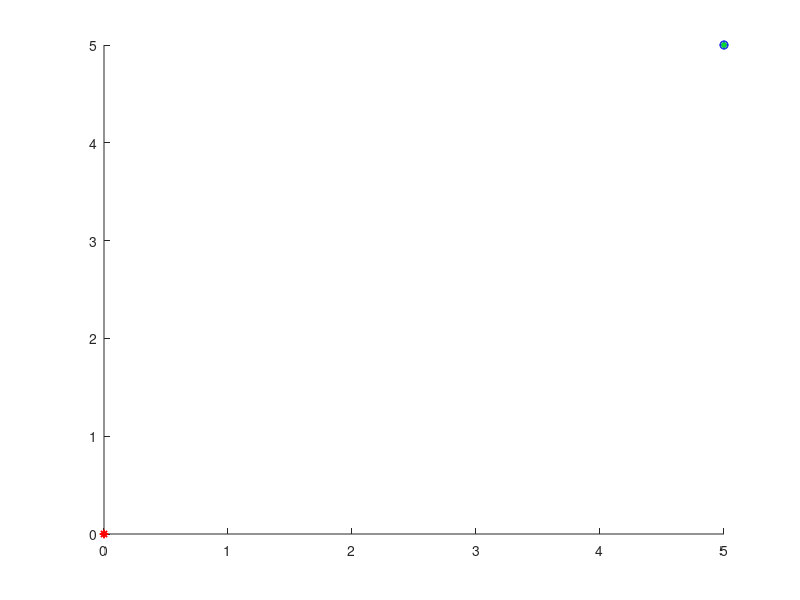

The MATLAB script that drew this image:
%DroneSimulation

%% User Inputs
beginX=input('What is your starting x? \n');
beginY=input('What is your starting y? \n');

endX=input('What is your final x? \n');
endY=input('What is your final y? \n');

pathChoice=input('What path would you like to follow? \n(Click 1 for line)\n');
numberOfIntervals= input('How many intervals would you like to break the path into?\n');




%% Calculating Points

% Initialize Arrays

currentX=zeros(numberOfIntervals,1);
currentY=zeros(numberOfIntervals,1);
newCurrentX=zeros(numberOfIntervals,1);
newCurrentY=zeros(numberOfIntervals,1);
goalX=zeros(numberOfIntervals,1);
goalY=zeros(numberOfIntervals,1);
hyp=zeros(numberOfIntervals,1);
r=zeros(numberOfIntervals,1);

%Random Values
randAngs=(pi/10):(pi/100):(2*pi/10);
randDists=-0.3:0.01:0.05;


%line
hold on;
plot(beginX,beginY,'*b');
plot(endX,endY,'*b');
plot([beginX endX], [beginY endY]);

totalX=endX-beginX;
totalY=endY-beginY;

currentX(1)=beginX;
currentY(1)=beginY;
newCurrentX(1)=beginX;
newCurrentY(1)=beginY;

deltaX=totalX/numberOfIntervals;
deltaY=totalY/numberOfIntervals;

for n=1:numberOfIntervals
    if(n>1)
   goalX(n)=goalX(n-1)+deltaX;
   goalY(n)=goalY(n-1)+deltaY;
    else
   goalX(n)=goalX(n)+deltaX;
   goalY(n)=goalY(n)+deltaY;     
    end
   
end
plot(goalX,goalY,'*r');


%% Drone Movement
for n=1:numberOfIntervals
    hyp(n)=sqrt((goalX(n)-currentX(n)).^2+(goalY(n)-currentY(n)).^2);
    number=randi(length(randDists));
    randomR= randDists(number);
    r(n)=hyp(n)+randomR;
    
    number = randi(length(randAngs));
    randomAngle = randAngs(number);
    angle=atan(goalY(n)/goalX(n))+randomAngle;
    currentX(n+1)=currentX(n) + r(n)*cos(angle);
    currentY(n+1)=currentY(n) + r(n)*sin(angle);
end 
plot(currentX,currentY,'*g');
plot(currentX,currentY);

%% Drone Movement w/ Correction

for n=1:numberOfIntervals
    hyp(n)=sqrt((goalX(n)-newCurrentX(n)).^2+(goalY(n)-newCurrentY(n)).^2);
    number=randi(length(randDists));
    randomR= randDists(number);
    r(n)=hyp(n)+randomR;
    
    number = randi(length(randAngs));
    randomAngle = randAngs(number);
    angle=atan(goalY(n)/goalX(n))+randomAngle - .15*pi;
    newCurrentX(n+1)=newCurrentX(n) + r(n)*cos(angle);
    newCurrentY(n+1)=newCurrentY(n) + r(n)*sin(angle);
end 
plot(newCurrentX,newCurrentY,'b--o');
plot(newCurrentX,newCurrentY);

